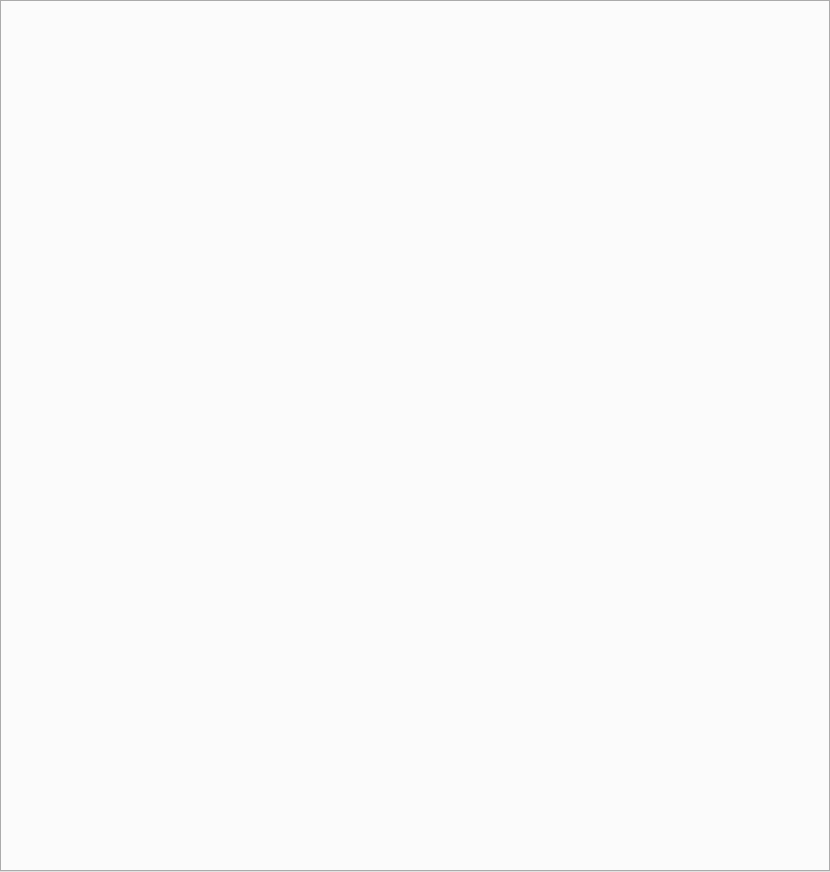
<?xml version="1.0" encoding="UTF-8"?>
<ui version="4.0">
 <class>LogsDisplay</class>
 <widget class="QTabWidget" name="LogsDisplay">
  <property name="geometry">
   <rect>
    <x>0</x>
    <y>0</y>
    <width>830</width>
    <height>872</height>
   </rect>
  </property>
  <property name="sizePolicy">
   <sizepolicy hsizetype="Expanding" vsizetype="Expanding">
    <horstretch>2</horstretch>
    <verstretch>2</verstretch>
   </sizepolicy>
  </property>
  <property name="windowTitle">
   <string>TabWidget</string>
  </property>
  <property name="tabsClosable">
   <bool>true</bool>
  </property>
 </widget>
 <resources/>
 <connections/>
</ui>
